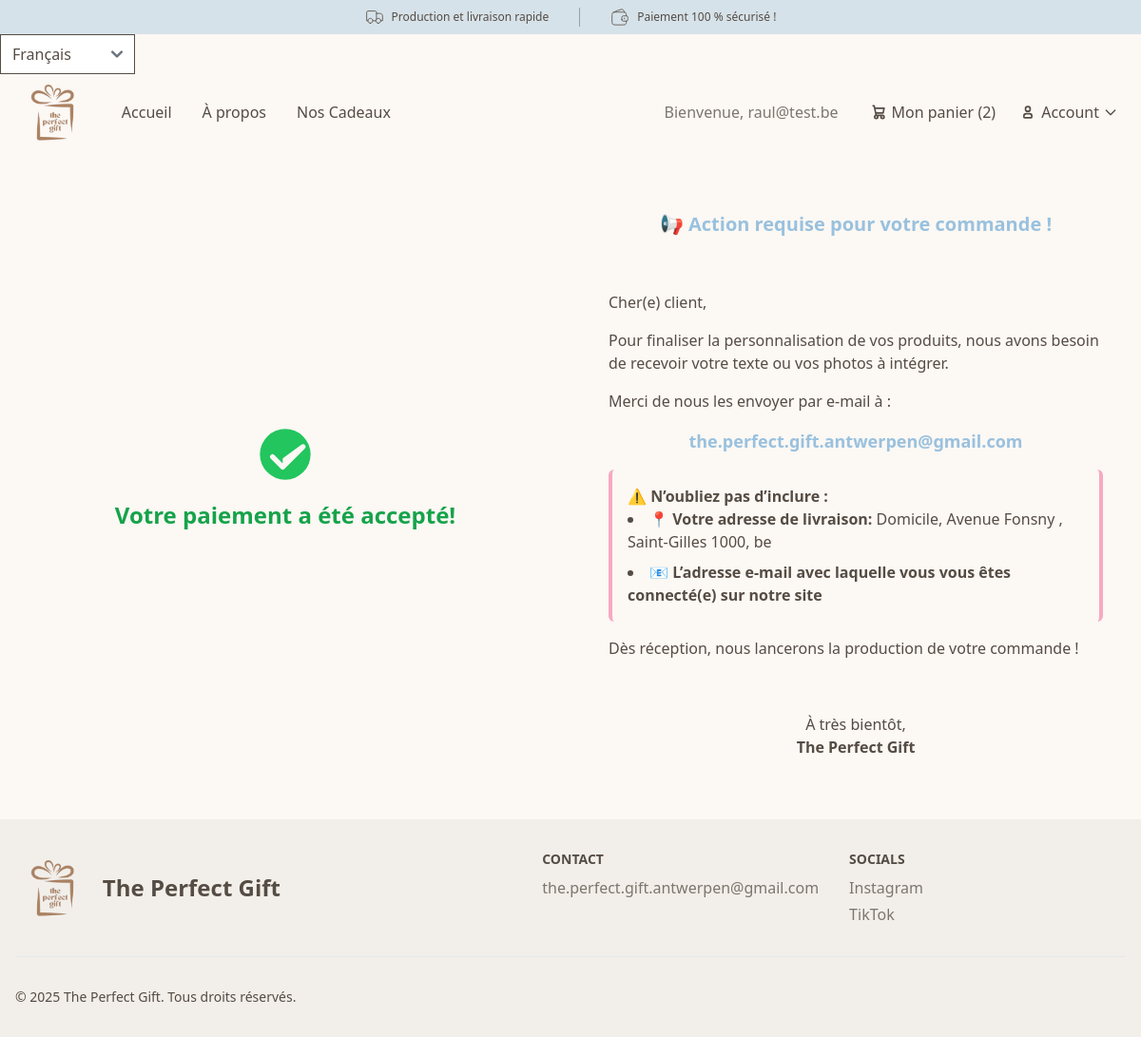
The page /boutique/store/success (signed in) on the database as committed earlier.
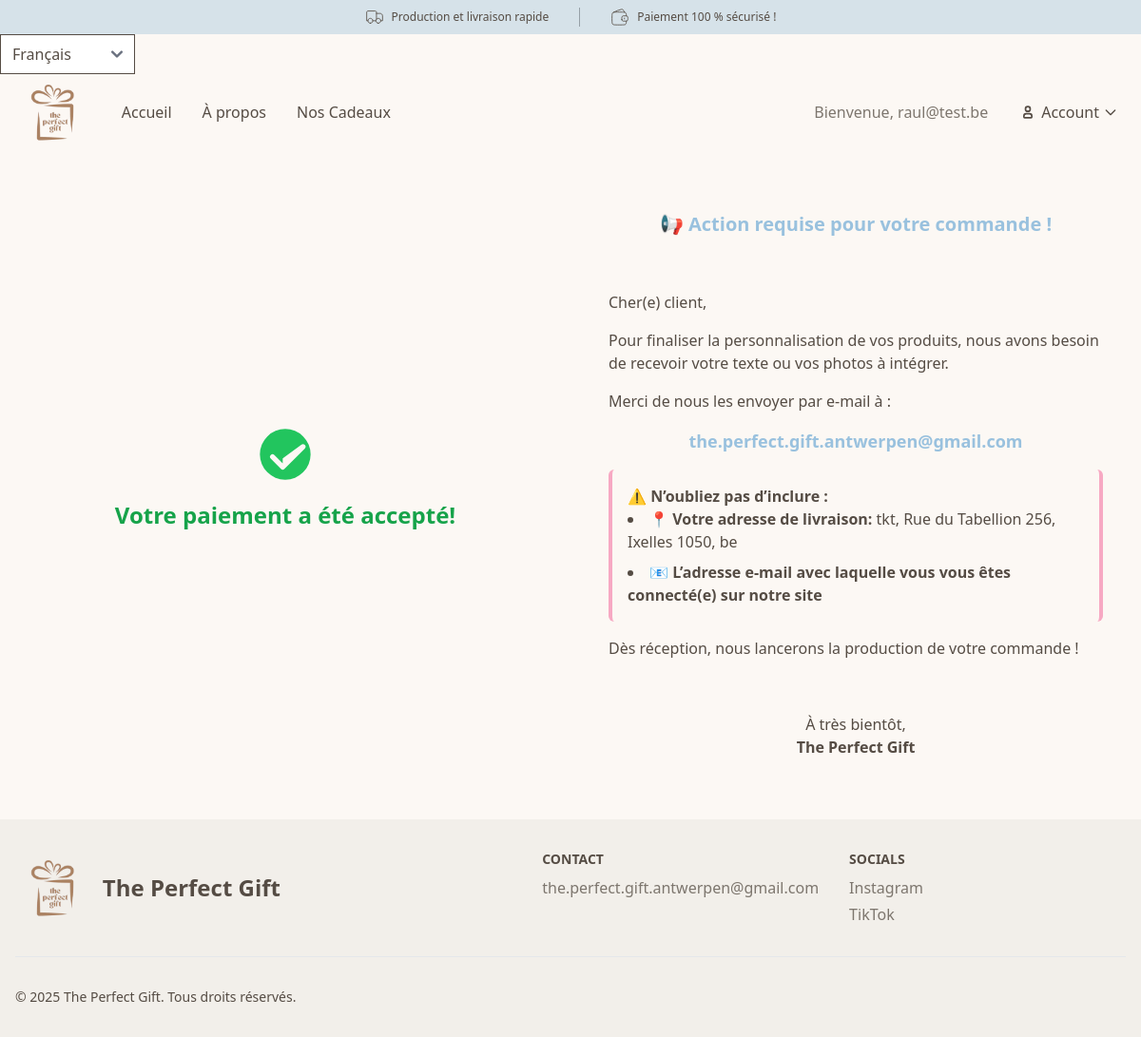
The same page on the database as committed later.
### accounts/models.py (models this page shows, shortened)
class Shopper(AbstractUser):
    username = None
    email = models.EmailField(max_length=240, unique=True)
    stripe_id = models.CharField(max_length=240, blank=True)
    last_transaction_trace_id = models.CharField(max_length=240, blank=True, null=True)
    USERNAME_FIELD = 'email'
    REQUIRED_FIELDS = []
    objects = CustomUserManager()

class ShippingAddress(models.Model):
    user = models.ForeignKey(Shopper, on_delete=models.CASCADE, related_name="addresses") #user can have multiple shipping addresses
    name = models.CharField(max_length=240)
    address_1 = models.CharField(max_length=1024, help_text="Nom de rue et numéro")
    address_2 = models.CharField(max_length=1024, help_text="Bâtiment, étage, appartement, etc.", blank=True, null=True)
    city = models.CharField(max_length=240)
    postal_code = models.CharField(max_length=12)
    country = models.CharField(max_length=2, choices=[(c.alpha2.lower(), c.name) for c in countries])

### store/models.py (models this page shows, shortened)
class Cart(models.Model):
    user = models.OneToOneField(AUTH_USER_MODEL, on_delete=models.CASCADE)
    orders = models.ManyToManyField(Order)

### store/views.py (the view)
# urls.py: path('store/success', checkout_success, name="checkout-success"),
def checkout_success(request):
    user = request.user
    shipping_address = ShippingAddress.objects.filter(user=user).last()
    context = {
        "shipping_address": shipping_address,
    }
    return render(request, "store/success.html", context)

### store/templates/store/success.html
{% extends 'base.html' %}
{% load i18n %}
{% block content %}
<section class="max-w-screen-xl px-4 mx-auto my-10">
  <div class="grid grid-cols-1 md:grid-cols-2 place-items-center gap-8">
    <div class="md:p-8 p-0 flex justify-center">
      <div class="text-center">
          <svg class="w-16 h-16 text-green-500 mx-auto mb-4" xmlns="http://www.w3.org/2000/svg" viewBox="0 0 24 24" fill="currentColor">
              <path fill-rule="evenodd" d="M12 2a10 10 0 1 1-10 10A10 10 0 0 1 12 2zm-1 13.59l-3.29-3.3a1 1 0 1 0-1.42 1.42l4 4a1 1 0 0 0 1.42 0l8-8a1 1 0 0 0-1.42-1.42L11 13.59z" clip-rule="evenodd"/>
          </svg>
          <h1 class="text-2xl font-bold text-green-600 mb-4">{% trans 'Votre paiement a été accepté!' %}</h1>
      </div>
    </div>
    <div class="md:p-6 p-2 space-y-4">
      <h1 class="text-xl font-bold text-center text-darkBlue pb-10">📢 Action requise pour votre commande !</h1>
      <p class="text-primary">Cher(e) client,</p>
      <p class="text-primary">Pour finaliser la personnalisation de vos produits, nous avons besoin de recevoir votre texte ou vos photos à intégrer.</p>
      <p class="text-primary">Merci de nous les envoyer par e-mail à :</p>
      <p class="text-center text-lg font-semibold text-darkBlue"><a href="mailto:the.perfect.gift.antwerpen@gmail.com" class="hover:underline">the.perfect.gift.antwerpen@gmail.com</a></p>
      <div class="p-4 bg-blanc border-x-4 border-darkRose rounded-md">
          <p class="font-semibold text-primary">⚠️ N’oubliez pas d’inclure :</p>
          <ul class="list-disc list-inside text-primary space-y-2">
              <li>📍 <strong>Votre adresse de livraison: </strong> {{ shipping_address.name }}, {{ shipping_address.address_1 }} {{ shipping_address.address_2 }}, {{ shipping_address.city }} {{ shipping_address.postal_code }}, {{ shipping_address.get_country_display }}</li>
              <li>📧 <strong>L’adresse e-mail avec laquelle vous vous êtes connecté(e) sur notre site</strong></li>
          </ul>
      </div>
      <p>Dès réception, nous lancerons la production de votre commande !</p>
      <p class="text-center text-primary pt-10">À très bientôt,<br><strong>The Perfect Gift</strong></p>
  </div>
</div>
</section>
{% endblock %}

### templates/base.html (shortened to what this page needs)
{% load static tailwind_tags %} {% load i18n %}
<!DOCTYPE html>
<html lang="fr">
  <head>
    {% tailwind_css %}
    <link rel="stylesheet" href="{% static 'css/dist/styles.css' %}" />
  </head>
  <body class="bg-blanc text-primary">
    <div class="hidden sm:flex">
      <div
        class="flex flex-col md:flex-row md:justify-center md:space-x-8 md:py-2 bg-lightBlue w-full"
      >
        <div
          class="hidden first:flex md:flex flex-col grow md:grow-0 md:border-r md:last:border-none md:border-gray-950/30 md:pr-8 last:pr-0"
        >
          <div class="flex justify-between items-center">
            <div class="flex items-center">
              <div class="text-xs md:text-md">
                <p>{% trans "Production et livraison rapide" %}</p>
              </div>
            </div>
          </div>
        </div>
        <div
          class="hidden first:flex md:flex flex-col grow md:grow-0 md:border-r md:last:border-none md:border-gray-950/30 md:pr-8 last:pr-0"
        >
          <div class="flex justify-between items-center">
            <div class="flex items-center">
              <div class="text-xs md:text-md">
                <p>{% trans "Paiement 100 % sécurisé !" %}</p>
              </div>
            </div>
          </div>
        </div>
      </div>
    </div>
    <form action="{% url 'set_language' %}" method="post">
      <select name="language" onchange="this.form.submit()">
        <option value="fr" {% if request.LANGUAGE_CODE == 'fr' %}selected{% endif %}>
          Français
        </option>
      </select>
    </form>
    <nav class="antialiased">
      <div class="max-w-screen-xl px-4 mx-auto 2xl:px-0">
        <div class="flex items-center justify-between">
          <div class="flex items-center space-x-8">
            <div class="shrink-0">
              <a
                href="{% url 'index' %}"
                class="flex items-center space-x-3 rtl:space-x-reverse"
              >
              <img src="{% static 'images/logo-transparent.png' %}" class="h-20" alt="{% trans 'La Boutique de Cadeaux' %}" />
              </a>
            </div>
            <ul class="hidden lg:flex items-center justify-start gap-6 md:gap-8 py-3 sm:justify-center">
              <li><a href="{% url 'index' %}" class="flex text-base font-medium hover:text-accent duration-100 ease-in">{% trans "Accueil" %}</a></li>
              <li><a href="{% url 'store:about' %}" class="flex text-base font-medium hover:text-accent duration-100 ease-in">{% trans "A propos" %}</a></li>
              <li><a href="{% url 'store:product-list' %}" class="flex text-base font-medium hover:text-accent duration-100 ease-in">{% trans "Nos Cadeaux" %}</a></li>
            </ul>
          </div>
          <div class="flex items-center lg:space-x-2">
            {% if user.is_authenticated %}
            <span class="mr-4 font-medium text-secondary hidden md:block">{% trans "Bienvenue" %}, {{ user.email }}</span>
            {% if user.cart and not user.cart.ordered %}
            <a
              href="{% url 'store:cart' %}"
              class="inline-flex items-center rounded-lg justify-center p-2 font-medium leading-none hover:bg-rose text-base text-primary hover:text-pink-400"
            >
              <span class="hidden sm:flex"
                >{% trans "Mon panier" %} ({{ user.cart.orders.count }})</span
              >
            </a>
            {% endif %}
            <button
              id="userDropdownButton1"
              data-dropdown-toggle="userDropdown1"
              type="button"
              class="inline-flex items-center rounded-lg justify-center p-2 hover:bg-rose text-base font-medium leading-none text-primary hover:text-pink-400"
            >
              <svg
                class="w-5 h-5 me-1"
                aria-hidden="true"
                xmlns="http://www.w3.org/2000/svg"
                width="24"
                height="24"
                fill="none"
                viewBox="0 0 24 24"
              >
                <path
                  stroke="currentColor"
                  stroke-width="2"
                  d="M7 17v1a1 1 0 0 0 1 1h8a1 1 0 0 0 1-1v-1a3 3 0 0 0-3-3h-4a3 3 0 0 0-3 3Zm8-9a3 3 0 1 1-6 0 3 3 0 0 1 6 0Z"
                />
              </svg>
              Account
              <svg
                class="w-4 h-4 ms-1"
                aria-hidden="true"
                xmlns="http://www.w3.org/2000/svg"
                width="24"
                height="24"
                fill="none"
                viewBox="0 0 24 24"
              >
                <path
                  stroke="currentColor"
                  stroke-linecap="round"
                  stroke-linejoin="round"
                  stroke-width="2"
                  d="m19 9-7 7-7-7"
                />
              </svg>
            </button>
            {% endif %}
          </div>
        </div>
      </div>
    </nav>
    <main class="">
      {% block content %} {% endblock %}
    </main>
    <footer class="px-4 py-8 bg-[#f2efea]">
      <div class="mx-auto max-w-screen-xl">
        <div class="md:flex md:justify-between">
          <div class="mb-6 md:mb-0">
            <a href="{% url 'index' %}" class="flex items-center">
              <img src="{% static 'images/logo-transparent.png' %}" class="mr-3 h-20" alt="{% trans 'La Boutique de Cadeaux' %}" />
              <span class="self-center text-2xl font-semibold whitespace-nowrap text-primary">{% trans "The Perfect Gift" %}</span>
            </a>
          </div>
          <div class="grid grid-cols-1 md:grid-cols-2 md:gap-8 gap-4 ">
            <div>
              <h2 class="md:mb-6 mb-2 text-sm font-semibold uppercase text-primary">{% trans "Contact" %}</h2>
              <ul class="text-secondary">
                <li class="mb-4">
                  <a href="mailto:the.perfect.gift.antwerpen@gmail.com" class="hover:underline">the.perfect.gift.antwerpen@gmail.com</a>
                </li>
              </ul>
            </div>
            <div>
              <h2 class="md:mb-6 mb-2 text-sm font-semibold text-primary uppercase ">{% trans "Socials" %}</h2>
              <ul class="text-secondary">
                <li class="md:mb-4 mb-1">
                  <a href="https://www.instagram.com/the.perfect.gift.antwerpen?igsh=MTlobnpmemYyMGU3" class="hover:underline">Instagram</a>
                </li>
                <li>
                  <a href="https://www.tiktok.com/@the.perfect.gift3?_t=ZN-8ue455o8Jss&_r=1" class="hover:underline">TikTok</a>
                </li>
              </ul>
            </div>
          </div>
        </div>
        <hr class="my-6 border-gray-200 sm:mx-auto dark:border-gray-700 lg:my-8" />
        <div class="sm:flex sm:items-center sm:justify-between">
          <span class="text-sm  sm:text-center text-primary">&copy; 2025 {% trans "The Perfect Gift. Tous droits réservés." %}</span>
        </div>
      </div>
    </footer>
  </body>
</html>

Rows that differ between the two databases and show on the page:
no longer on this page (row unchanged): ShippingAddress: name "Domicile", address_1 "Avenue Fonsny", city "Saint-Gilles", postal_code "1000", country "be"
changed Shopper "raul@test.be": cart.orders.count "2" → (not shown)
added ShippingAddress: name "tkt", address_1 "Rue du Tabellion", address_2 "256", city "Ixelles", postal_code "1050", country "be"
Other text that changed with them:
text no longer shown: "Mon panier ( )"
